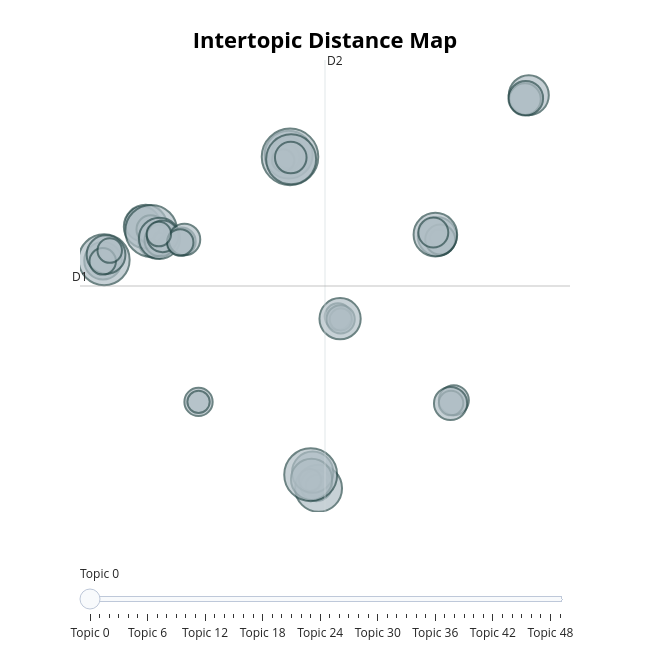

This figure's notebook cell:
### Code cell
topic_model.visualize_topics()

### Figure 1 — Plotly figure (JSON) as saved in the notebook; plotly's stock layout.template omitted (floating-point values rounded to 4 significant figures; data arrays with more than 128 entries replaced by an {"elided": "..."} marker saying what was removed)
{"data": [{"customdata": {"elided": "50x3 mixed values"}, "hovertemplate": "<b>Topic %{customdata[0]}</b><br>%{customdata[1]}<br>Size: %{customdata[2]}", "legendgroup": "", "marker": {"color": "#B0BEC5", "line": {"color": "DarkSlateGrey", "width": 2}, "size": [1, 3, 5, 2, 15, 12, 14, 10, 14, 19, 7, 22, 8, 27, 10, 10, 26, 23, 9, 17, 15, 19, 7, 16, 9, 9, 7, 6, 5, 32, 10, 6, 11, 25, 8, 10, 7, 10, 5, 8, 6, 8, 5, 5, 17, 17, 10, 12, 17, 28], "sizemode": "area", "sizeref": 0.02, "symbol": "circle"}, "mode": "markers", "name": "", "orientation": "v", "showlegend": false, "type": "scatter", "x": [-7.57, 14.61, 4.953, -11.67, 14.51, -8.83, -7.733, 4.921, -11.99, -8.608, 2.568, 5.102, -8.212, -8.164, 2.657, -7.443, -11.9, 2.728, 14.74, -7.506, -11.75, 14.36, -12.01, 21.77, 14.2, 15.82, 6.64, -11.45, 2.294, 2.837, -7.255, 15.6, 15.56, 2.926, -5.761, -5.531, -5.868, 2.896, 6.869, 6.851, -7.56, -4.415, -4.414, 4.43, 6.806, 4.631, 21.46, 21.52, 4.545, 4.477], "xaxis": "x", "y": [7.288, 7.241, -12.26, 6.03, 7.349, 8.324, 7.088, -12.23, 5.448, 8.127, 13.56, -12.45, 7.904, 7.791, 13.95, 7.038, 5.527, 13.79, 7.11, 7.211, 5.927, 7.498, 5.4, 18.47, 7.663, -5.524, 1.052, 6.25, 13.34, 13.62, 7.364, -5.747, -5.786, 13.42, 6.954, 7.118, 6.89, 13.56, 0.8231, 0.8413, 7.546, -5.656, -5.653, -11.81, 0.8857, -11.19, 18.16, 18.22, -11.75, -11.38], "yaxis": "y"}], "layout": {"annotations": [{"showarrow": false, "text": "D1", "x": -13.81, "y": 3.459, "yshift": 10}, {"showarrow": false, "text": "D2", "x": 5.611, "xshift": 10, "y": 21.24}], "height": 650, "hoverlabel": {"bgcolor": "white", "font": {"family": "Rockwell", "size": 16}}, "legend": {"itemsizing": "constant", "tracegroupgap": 0}, "margin": {"t": 60}, "shapes": [{"line": {"color": "#CFD8DC", "width": 2}, "type": "line", "x0": 5.611, "x1": 5.611, "y0": -14.32, "y1": 21.24}, {"line": {"color": "#9E9E9E", "width": 2}, "type": "line", "x0": -13.81, "x1": 25.03, "y0": 3.459, "y1": 3.459}], "sliders": [{"active": 0, "pad": {"t": 50}, "steps": [{"args": [{"marker.color": [["red", "#B0BEC5", "#B0BEC5", "#B0BEC5", "#B0BEC5", "#B0BEC5", "#B0BEC5", "#B0BEC5", "#B0BEC5", "#B0BEC5", "#B0BEC5", "#B0BEC5", "#B0BEC5", "#B0BEC5", "#B0BEC5", "#B0BEC5", "#B0BEC5", "#B0BEC5", "#B0BEC5", "#B0BEC5", "#B0BEC5", "#B0BEC5", "#B0BEC5", "#B0BEC5", "#B0BEC5", "#B0BEC5", "#B0BEC5", "#B0BEC5", "#B0BEC5", "#B0BEC5", "#B0BEC5", "#B0BEC5", "#B0BEC5", "#B0BEC5", "#B0BEC5", "#B0BEC5", "#B0BEC5", "#B0BEC5", "#B0BEC5", "#B0BEC5", "#B0BEC5", "#B0BEC5", "#B0BEC5", "#B0BEC5", "#B0BEC5", "#B0BEC5", "#B0BEC5", "#B0BEC5", "#B0BEC5", "#B0BEC5"]]}], "label": "Topic 0", "method": "update"}, {"args": [{"marker.color": [["#B0BEC5", "red", "#B0BEC5", "#B0BEC5", "#B0BEC5", "#B0BEC5", "#B0BEC5", "#B0BEC5", "#B0BEC5", "#B0BEC5", "#B0BEC5", "#B0BEC5", "#B0BEC5", "#B0BEC5", "#B0BEC5", "#B0BEC5", "#B0BEC5", "#B0BEC5", "#B0BEC5", "#B0BEC5", "#B0BEC5", "#B0BEC5", "#B0BEC5", "#B0BEC5", "#B0BEC5", "#B0BEC5", "#B0BEC5", "#B0BEC5", "#B0BEC5", "#B0BEC5", "#B0BEC5", "#B0BEC5", "#B0BEC5", "#B0BEC5", "#B0BEC5", "#B0BEC5", "#B0BEC5", "#B0BEC5", "#B0BEC5", "#B0BEC5", "#B0BEC5", "#B0BEC5", "#B0BEC5", "#B0BEC5", "#B0BEC5", "#B0BEC5", "#B0BEC5", "#B0BEC5", "#B0BEC5", "#B0BEC5"]]}], "label": "Topic 1", "method": "update"}, {"args": [{"marker.color": [["#B0BEC5", "#B0BEC5", "red", "#B0BEC5", "#B0BEC5", "#B0BEC5", "#B0BEC5", "#B0BEC5", "#B0BEC5", "#B0BEC5", "#B0BEC5", "#B0BEC5", "#B0BEC5", "#B0BEC5", "#B0BEC5", "#B0BEC5", "#B0BEC5", "#B0BEC5", "#B0BEC5", "#B0BEC5", "#B0BEC5", "#B0BEC5", "#B0BEC5", "#B0BEC5", "#B0BEC5", "#B0BEC5", "#B0BEC5", "#B0BEC5", "#B0BEC5", "#B0BEC5", "#B0BEC5", "#B0BEC5", "#B0BEC5", "#B0BEC5", "#B0BEC5", "#B0BEC5", "#B0BEC5", "#B0BEC5", "#B0BEC5", "#B0BEC5", "#B0BEC5", "#B0BEC5", "#B0BEC5", "#B0BEC5", "#B0BEC5", "#B0BEC5", "#B0BEC5", "#B0BEC5", "#B0BEC5", "#B0BEC5"]]}], "label": "Topic 2", "method": "update"}, {"args": [{"marker.color": [["#B0BEC5", "#B0BEC5", "#B0BEC5", "red", "#B0BEC5", "#B0BEC5", "#B0BEC5", "#B0BEC5", "#B0BEC5", "#B0BEC5", "#B0BEC5", "#B0BEC5", "#B0BEC5", "#B0BEC5", "#B0BEC5", "#B0BEC5", "#B0BEC5", "#B0BEC5", "#B0BEC5", "#B0BEC5", "#B0BEC5", "#B0BEC5", "#B0BEC5", "#B0BEC5", "#B0BEC5", "#B0BEC5", "#B0BEC5", "#B0BEC5", "#B0BEC5", "#B0BEC5", "#B0BEC5", "#B0BEC5", "#B0BEC5", "#B0BEC5", "#B0BEC5", "#B0BEC5", "#B0BEC5", "#B0BEC5", "#B0BEC5", "#B0BEC5", "#B0BEC5", "#B0BEC5", "#B0BEC5", "#B0BEC5", "#B0BEC5", "#B0BEC5", "#B0BEC5", "#B0BEC5", "#B0BEC5", "#B0BEC5"]]}], "label": "Topic 3", "method": "update"}, {"args": [{"marker.color": [["#B0BEC5", "#B0BEC5", "#B0BEC5", "#B0BEC5", "red", "#B0BEC5", "#B0BEC5", "#B0BEC5", "#B0BEC5", "#B0BEC5", "#B0BEC5", "#B0BEC5", "#B0BEC5", "#B0BEC5", "#B0BEC5", "#B0BEC5", "#B0BEC5", "#B0BEC5", "#B0BEC5", "#B0BEC5", "#B0BEC5", "#B0BEC5", "#B0BEC5", "#B0BEC5", "#B0BEC5", "#B0BEC5", "#B0BEC5", "#B0BEC5", "#B0BEC5", "#B0BEC5", "#B0BEC5", "#B0BEC5", "#B0BEC5", "#B0BEC5", "#B0BEC5", "#B0BEC5", "#B0BEC5", "#B0BEC5", "#B0BEC5", "#B0BEC5", "#B0BEC5", "#B0BEC5", "#B0BEC5", "#B0BEC5", "#B0BEC5", "#B0BEC5", "#B0BEC5", "#B0BEC5", "#B0BEC5", "#B0BEC5"]]}], "label": "Topic 4", "method": "update"}, {"args": [{"marker.color": [["#B0BEC5", "#B0BEC5", "#B0BEC5", "#B0BEC5", "#B0BEC5", "red", "#B0BEC5", "#B0BEC5", "#B0BEC5", "#B0BEC5", "#B0BEC5", "#B0BEC5", "#B0BEC5", "#B0BEC5", "#B0BEC5", "#B0BEC5", "#B0BEC5", "#B0BEC5", "#B0BEC5", "#B0BEC5", "#B0BEC5", "#B0BEC5", "#B0BEC5", "#B0BEC5", "#B0BEC5", "#B0BEC5", "#B0BEC5", "#B0BEC5", "#B0BEC5", "#B0BEC5", "#B0BEC5", "#B0BEC5", "#B0BEC5", "#B0BEC5", "#B0BEC5", "#B0BEC5", "#B0BEC5", "#B0BEC5", "#B0BEC5", "#B0BEC5", "#B0BEC5", "#B0BEC5", "#B0BEC5", "#B0BEC5", "#B0BEC5", "#B0BEC5", "#B0BEC5", "#B0BEC5", "#B0BEC5", "#B0BEC5"]]}], "label": "Topic 5", "method": "update"}, {"args": [{"marker.color": [["#B0BEC5", "#B0BEC5", "#B0BEC5", "#B0BEC5", "#B0BEC5", "#B0BEC5", "red", "#B0BEC5", "#B0BEC5", "#B0BEC5", "#B0BEC5", "#B0BEC5", "#B0BEC5", "#B0BEC5", "#B0BEC5", "#B0BEC5", "#B0BEC5", "#B0BEC5", "#B0BEC5", "#B0BEC5", "#B0BEC5", "#B0BEC5", "#B0BEC5", "#B0BEC5", "#B0BEC5", "#B0BEC5", "#B0BEC5", "#B0BEC5", "#B0BEC5", "#B0BEC5", "#B0BEC5", "#B0BEC5", "#B0BEC5", "#B0BEC5", "#B0BEC5", "#B0BEC5", "#B0BEC5", "#B0BEC5", "#B0BEC5", "#B0BEC5", "#B0BEC5", "#B0BEC5", "#B0BEC5", "#B0BEC5", "#B0BEC5", "#B0BEC5", "#B0BEC5", "#B0BEC5", "#B0BEC5", "#B0BEC5"]]}], "label": "Topic 6", "method": "update"}, {"args": [{"marker.color": [["#B0BEC5", "#B0BEC5", "#B0BEC5", "#B0BEC5", "#B0BEC5", "#B0BEC5", "#B0BEC5", "red", "#B0BEC5", "#B0BEC5", "#B0BEC5", "#B0BEC5", "#B0BEC5", "#B0BEC5", "#B0BEC5", "#B0BEC5", "#B0BEC5", "#B0BEC5", "#B0BEC5", "#B0BEC5", "#B0BEC5", "#B0BEC5", "#B0BEC5", "#B0BEC5", "#B0BEC5", "#B0BEC5", "#B0BEC5", "#B0BEC5", "#B0BEC5", "#B0BEC5", "#B0BEC5", "#B0BEC5", "#B0BEC5", "#B0BEC5", "#B0BEC5", "#B0BEC5", "#B0BEC5", "#B0BEC5", "#B0BEC5", "#B0BEC5", "#B0BEC5", "#B0BEC5", "#B0BEC5", "#B0BEC5", "#B0BEC5", "#B0BEC5", "#B0BEC5", "#B0BEC5", "#B0BEC5", "#B0BEC5"]]}], "label": "Topic 7", "method": "update"}, {"args": [{"marker.color": [["#B0BEC5", "#B0BEC5", "#B0BEC5", "#B0BEC5", "#B0BEC5", "#B0BEC5", "#B0BEC5", "#B0BEC5", "red", "#B0BEC5", "#B0BEC5", "#B0BEC5", "#B0BEC5", "#B0BEC5", "#B0BEC5", "#B0BEC5", "#B0BEC5", "#B0BEC5", "#B0BEC5", "#B0BEC5", "#B0BEC5", "#B0BEC5", "#B0BEC5", "#B0BEC5", "#B0BEC5", "#B0BEC5", "#B0BEC5", "#B0BEC5", "#B0BEC5", "#B0BEC5", "#B0BEC5", "#B0BEC5", "#B0BEC5", "#B0BEC5", "#B0BEC5", "#B0BEC5", "#B0BEC5", "#B0BEC5", "#B0BEC5", "#B0BEC5", "#B0BEC5", "#B0BEC5", "#B0BEC5", "#B0BEC5", "#B0BEC5", "#B0BEC5", "#B0BEC5", "#B0BEC5", "#B0BEC5", "#B0BEC5"]]}], "label": "Topic 8", "method": "update"}, {"args": [{"marker.color": [["#B0BEC5", "#B0BEC5", "#B0BEC5", "#B0BEC5", "#B0BEC5", "#B0BEC5", "#B0BEC5", "#B0BEC5", "#B0BEC5", "red", "#B0BEC5", "#B0BEC5", "#B0BEC5", "#B0BEC5", "#B0BEC5", "#B0BEC5", "#B0BEC5", "#B0BEC5", "#B0BEC5", "#B0BEC5", "#B0BEC5", "#B0BEC5", "#B0BEC5", "#B0BEC5", "#B0BEC5", "#B0BEC5", "#B0BEC5", "#B0BEC5", "#B0BEC5", "#B0BEC5", "#B0BEC5", "#B0BEC5", "#B0BEC5", "#B0BEC5", "#B0BEC5", "#B0BEC5", "#B0BEC5", "#B0BEC5", "#B0BEC5", "#B0BEC5", "#B0BEC5", "#B0BEC5", "#B0BEC5", "#B0BEC5", "#B0BEC5", "#B0BEC5", "#B0BEC5", "#B0BEC5", "#B0BEC5", "#B0BEC5"]]}], "label": "Topic 9", "method": "update"}, {"args": [{"marker.color": [["#B0BEC5", "#B0BEC5", "#B0BEC5", "#B0BEC5", "#B0BEC5", "#B0BEC5", "#B0BEC5", "#B0BEC5", "#B0BEC5", "#B0BEC5", "red", "#B0BEC5", "#B0BEC5", "#B0BEC5", "#B0BEC5", "#B0BEC5", "#B0BEC5", "#B0BEC5", "#B0BEC5", "#B0BEC5", "#B0BEC5", "#B0BEC5", "#B0BEC5", "#B0BEC5", "#B0BEC5", "#B0BEC5", "#B0BEC5", "#B0BEC5", "#B0BEC5", "#B0BEC5", "#B0BEC5", "#B0BEC5", "#B0BEC5", "#B0BEC5", "#B0BEC5", "#B0BEC5", "#B0BEC5", "#B0BEC5", "#B0BEC5", "#B0BEC5", "#B0BEC5", "#B0BEC5", "#B0BEC5", "#B0BEC5", "#B0BEC5", "#B0BEC5", "#B0BEC5", "#B0BEC5", "#B0BEC5", "#B0BEC5"]]}], "label": "Topic 10", "method": "update"}, {"args": [{"marker.color": [["#B0BEC5", "#B0BEC5", "#B0BEC5", "#B0BEC5", "#B0BEC5", "#B0BEC5", "#B0BEC5", "#B0BEC5", "#B0BEC5", "#B0BEC5", "#B0BEC5", "red", "#B0BEC5", "#B0BEC5", "#B0BEC5", "#B0BEC5", "#B0BEC5", "#B0BEC5", "#B0BEC5", "#B0BEC5", "#B0BEC5", "#B0BEC5", "#B0BEC5", "#B0BEC5", "#B0BEC5", "#B0BEC5", "#B0BEC5", "#B0BEC5", "#B0BEC5", "#B0BEC5", "#B0BEC5", "#B0BEC5", "#B0BEC5", "#B0BEC5", "#B0BEC5", "#B0BEC5", "#B0BEC5", "#B0BEC5", "#B0BEC5", "#B0BEC5", "#B0BEC5", "#B0BEC5", "#B0BEC5", "#B0BEC5", "#B0BEC5", "#B0BEC5", "#B0BEC5", "#B0BEC5", "#B0BEC5", "#B0BEC5"]]}], "label": "Topic 11", "method": "update"}, {"args": [{"marker.color": [["#B0BEC5", "#B0BEC5", "#B0BEC5", "#B0BEC5", "#B0BEC5", "#B0BEC5", "#B0BEC5", "#B0BEC5", "#B0BEC5", "#B0BEC5", "#B0BEC5", "#B0BEC5", "red", "#B0BEC5", "#B0BEC5", "#B0BEC5", "#B0BEC5", "#B0BEC5", "#B0BEC5", "#B0BEC5", "#B0BEC5", "#B0BEC5", "#B0BEC5", "#B0BEC5", "#B0BEC5", "#B0BEC5", "#B0BEC5", "#B0BEC5", "#B0BEC5", "#B0BEC5", "#B0BEC5", "#B0BEC5", "#B0BEC5", "#B0BEC5", "#B0BEC5", "#B0BEC5", "#B0BEC5", "#B0BEC5", "#B0BEC5", "#B0BEC5", "#B0BEC5", "#B0BEC5", "#B0BEC5", "#B0BEC5", "#B0BEC5", "#B0BEC5", "#B0BEC5", "#B0BEC5", "#B0BEC5", "#B0BEC5"]]}], "label": "Topic 12", "method": "update"}, {"args": [{"marker.color": [["#B0BEC5", "#B0BEC5", "#B0BEC5", "#B0BEC5", "#B0BEC5", "#B0BEC5", "#B0BEC5", "#B0BEC5", "#B0BEC5", "#B0BEC5", "#B0BEC5", "#B0BEC5", "#B0BEC5", "red", "#B0BEC5", "#B0BEC5", "#B0BEC5", "#B0BEC5", "#B0BEC5", "#B0BEC5", "#B0BEC5", "#B0BEC5", "#B0BEC5", "#B0BEC5", "#B0BEC5", "#B0BEC5", "#B0BEC5", "#B0BEC5", "#B0BEC5", "#B0BEC5", "#B0BEC5", "#B0BEC5", "#B0BEC5", "#B0BEC5", "#B0BEC5", "#B0BEC5", "#B0BEC5", "#B0BEC5", "#B0BEC5", "#B0BEC5", "#B0BEC5", "#B0BEC5", "#B0BEC5", "#B0BEC5", "#B0BEC5", "#B0BEC5", "#B0BEC5", "#B0BEC5", "#B0BEC5", "#B0BEC5"]]}], "label": "Topic 13", "method": "update"}, {"args": [{"marker.color": [["#B0BEC5", "#B0BEC5", "#B0BEC5", "#B0BEC5", "#B0BEC5", "#B0BEC5", "#B0BEC5", "#B0BEC5", "#B0BEC5", "#B0BEC5", "#B0BEC5", "#B0BEC5", "#B0BEC5", "#B0BEC5", "red", "#B0BEC5", "#B0BEC5", "#B0BEC5", "#B0BEC5", "#B0BEC5", "#B0BEC5", "#B0BEC5", "#B0BEC5", "#B0BEC5", "#B0BEC5", "#B0BEC5", "#B0BEC5", "#B0BEC5", "#B0BEC5", "#B0BEC5", "#B0BEC5", "#B0BEC5", "#B0BEC5", "#B0BEC5", "#B0BEC5", "#B0BEC5", "#B0BEC5", "#B0BEC5", "#B0BEC5", "#B0BEC5", "#B0BEC5", "#B0BEC5", "#B0BEC5", "#B0BEC5", "#B0BEC5", "#B0BEC5", "#B0BEC5", "#B0BEC5", "#B0BEC5", "#B0BEC5"]]}], "label": "Topic 14", "method": "update"}, {"args": [{"marker.color": [["#B0BEC5", "#B0BEC5", "#B0BEC5", "#B0BEC5", "#B0BEC5", "#B0BEC5", "#B0BEC5", "#B0BEC5", "#B0BEC5", "#B0BEC5", "#B0BEC5", "#B0BEC5", "#B0BEC5", "#B0BEC5", "#B0BEC5", "red", "#B0BEC5", "#B0BEC5", "#B0BEC5", "#B0BEC5", "#B0BEC5", "#B0BEC5", "#B0BEC5", "#B0BEC5", "#B0BEC5", "#B0BEC5", "#B0BEC5", "#B0BEC5", "#B0BEC5", "#B0BEC5", "#B0BEC5", "#B0BEC5", "#B0BEC5", "#B0BEC5", "#B0BEC5", "#B0BEC5", "#B0BEC5", "#B0BEC5", "#B0BEC5", "#B0BEC5", "#B0BEC5", "#B0BEC5", "#B0BEC5", "#B0BEC5", "#B0BEC5", "#B0BEC5", "#B0BEC5", "#B0BEC5", "#B0BEC5", "#B0BEC5"]]}], "label": "Topic 15", "method": "update"}, {"args": [{"marker.color": [["#B0BEC5", "#B0BEC5", "#B0BEC5", "#B0BEC5", "#B0BEC5", "#B0BEC5", "#B0BEC5", "#B0BEC5", "#B0BEC5", "#B0BEC5", "#B0BEC5", "#B0BEC5", "#B0BEC5", "#B0BEC5", "#B0BEC5", "#B0BEC5", "red", "#B0BEC5", "#B0BEC5", "#B0BEC5", "#B0BEC5", "#B0BEC5", "#B0BEC5", "#B0BEC5", "#B0BEC5", "#B0BEC5", "#B0BEC5", "#B0BEC5", "#B0BEC5", "#B0BEC5", "#B0BEC5", "#B0BEC5", "#B0BEC5", "#B0BEC5", "#B0BEC5", "#B0BEC5", "#B0BEC5", "#B0BEC5", "#B0BEC5", "#B0BEC5", "#B0BEC5", "#B0BEC5", "#B0BEC5", "#B0BEC5", "#B0BEC5", "#B0BEC5", "#B0BEC5", "#B0BEC5", "#B0BEC5", "#B0BEC5"]]}], "label": "Topic 16", "method": "update"}, {"args": [{"marker.color": [["#B0BEC5", "#B0BEC5", "#B0BEC5", "#B0BEC5", "#B0BEC5", "#B0BEC5", "#B0BEC5", "#B0BEC5", "#B0BEC5", "#B0BEC5", "#B0BEC5", "#B0BEC5", "#B0BEC5", "#B0BEC5", "#B0BEC5", "#B0BEC5", "#B0BEC5", "red", "#B0BEC5", "#B0BEC5", "#B0BEC5", "#B0BEC5", "#B0BEC5", "#B0BEC5", "#B0BEC5", "#B0BEC5", "#B0BEC5", "#B0BEC5", "#B0BEC5", "#B0BEC5", "#B0BEC5", "#B0BEC5", "#B0BEC5", "#B0BEC5", "#B0BEC5", "#B0BEC5", "#B0BEC5", "#B0BEC5", "#B0BEC5", "#B0BEC5", "#B0BEC5", "#B0BEC5", "#B0BEC5", "#B0BEC5", "#B0BEC5", "#B0BEC5", "#B0BEC5", "#B0BEC5", "#B0BEC5", "#B0BEC5"]]}], "label": "Topic 17", "method": "update"}, {"args": [{"marker.color": [["#B0BEC5", "#B0BEC5", "#B0BEC5", "#B0BEC5", "#B0BEC5", "#B0BEC5", "#B0BEC5", "#B0BEC5", "#B0BEC5", "#B0BEC5", "#B0BEC5", "#B0BEC5", "#B0BEC5", "#B0BEC5", "#B0BEC5", "#B0BEC5", "#B0BEC5", "#B0BEC5", "red", "#B0BEC5", "#B0BEC5", "#B0BEC5", "#B0BEC5", "#B0BEC5", "#B0BEC5", "#B0BEC5", "#B0BEC5", "#B0BEC5", "#B0BEC5", "#B0BEC5", "#B0BEC5", "#B0BEC5", "#B0BEC5", "#B0BEC5", "#B0BEC5", "#B0BEC5", "#B0BEC5", "#B0BEC5", "#B0BEC5", "#B0BEC5", "#B0BEC5", "#B0BEC5", "#B0BEC5", "#B0BEC5", "#B0BEC5", "#B0BEC5", "#B0BEC5", "#B0BEC5", "#B0BEC5", "#B0BEC5"]]}], "label": "Topic 18", "method": "update"}, {"args": [{"marker.color": [["#B0BEC5", "#B0BEC5", "#B0BEC5", "#B0BEC5", "#B0BEC5", "#B0BEC5", "#B0BEC5", "#B0BEC5", "#B0BEC5", "#B0BEC5", "#B0BEC5", "#B0BEC5", "#B0BEC5", "#B0BEC5", "#B0BEC5", "#B0BEC5", "#B0BEC5", "#B0BEC5", "#B0BEC5", "red", "#B0BEC5", "#B0BEC5", "#B0BEC5", "#B0BEC5", "#B0BEC5", "#B0BEC5", "#B0BEC5", "#B0BEC5", "#B0BEC5", "#B0BEC5", "#B0BEC5", "#B0BEC5", "#B0BEC5", "#B0BEC5", "#B0BEC5", "#B0BEC5", "#B0BEC5", "#B0BEC5", "#B0BEC5", "#B0BEC5", "#B0BEC5", "#B0BEC5", "#B0BEC5", "#B0BEC5", "#B0BEC5", "#B0BEC5", "#B0BEC5", "#B0BEC5", "#B0BEC5", "#B0BEC5"]]}], "label": "Topic 19", "method": "update"}, {"args": [{"marker.color": [["#B0BEC5", "#B0BEC5", "#B0BEC5", "#B0BEC5", "#B0BEC5", "#B0BEC5", "#B0BEC5", "#B0BEC5", "#B0BEC5", "#B0BEC5", "#B0BEC5", "#B0BEC5", "#B0BEC5", "#B0BEC5", "#B0BEC5", "#B0BEC5", "#B0BEC5", "#B0BEC5", "#B0BEC5", "#B0BEC5", "red", "#B0BEC5", "#B0BEC5", "#B0BEC5", "#B0BEC5", "#B0BEC5", "#B0BEC5", "#B0BEC5", "#B0BEC5", "#B0BEC5", "#B0BEC5", "#B0BEC5", "#B0BEC5", "#B0BEC5", "#B0BEC5", "#B0BEC5", "#B0BEC5", "#B0BEC5", "#B0BEC5", "#B0BEC5", "#B0BEC5", "#B0BEC5", "#B0BEC5", "#B0BEC5", "#B0BEC5", "#B0BEC5", "#B0BEC5", "#B0BEC5", "#B0BEC5", "#B0BEC5"]]}], "label": "Topic 20", "method": "update"}, {"args": [{"marker.color": [["#B0BEC5", "#B0BEC5", "#B0BEC5", "#B0BEC5", "#B0BEC5", "#B0BEC5", "#B0BEC5", "#B0BEC5", "#B0BEC5", "#B0BEC5", "#B0BEC5", "#B0BEC5", "#B0BEC5", "#B0BEC5", "#B0BEC5", "#B0BEC5", "#B0BEC5", "#B0BEC5", "#B0BEC5", "#B0BEC5", "#B0BEC5", "red", "#B0BEC5", "#B0BEC5", "#B0BEC5", "#B0BEC5", "#B0BEC5", "#B0BEC5", "#B0BEC5", "#B0BEC5", "#B0BEC5", "#B0BEC5", "#B0BEC5", "#B0BEC5", "#B0BEC5", "#B0BEC5", "#B0BEC5", "#B0BEC5", "#B0BEC5", "#B0BEC5", "#B0BEC5", "#B0BEC5", "#B0BEC5", "#B0BEC5", "#B0BEC5", "#B0BEC5", "#B0BEC5", "#B0BEC5", "#B0BEC5", "#B0BEC5"]]}], "label": "Topic 21", "method": "update"}, {"args": [{"marker.color": [["#B0BEC5", "#B0BEC5", "#B0BEC5", "#B0BEC5", "#B0BEC5", "#B0BEC5", "#B0BEC5", "#B0BEC5", "#B0BEC5", "#B0BEC5", "#B0BEC5", "#B0BEC5", "#B0BEC5", "#B0BEC5", "#B0BEC5", "#B0BEC5", "#B0BEC5", "#B0BEC5", "#B0BEC5", "#B0BEC5", "#B0BEC5", "#B0BEC5", "red", "#B0BEC5", "#B0BEC5", "#B0BEC5", "#B0BEC5", "#B0BEC5", "#B0BEC5", "#B0BEC5", "#B0BEC5", "#B0BEC5", "#B0BEC5", "#B0BEC5", "#B0BEC5", "#B0BEC5", "#B0BEC5", "#B0BEC5", "#B0BEC5", "#B0BEC5", "#B0BEC5", "#B0BEC5", "#B0BEC5", "#B0BEC5", "#B0BEC5", "#B0BEC5", "#B0BEC5", "#B0BEC5", "#B0BEC5", "#B0BEC5"]]}], "label": "Topic 22", "method": "update"}, {"args": [{"marker.color": [["#B0BEC5", "#B0BEC5", "#B0BEC5", "#B0BEC5", "#B0BEC5", "#B0BEC5", "#B0BEC5", "#B0BEC5", "#B0BEC5", "#B0BEC5", "#B0BEC5", "#B0BEC5", "#B0BEC5", "#B0BEC5", "#B0BEC5", "#B0BEC5", "#B0BEC5", "#B0BEC5", "#B0BEC5", "#B0BEC5", "#B0BEC5", "#B0BEC5", "#B0BEC5", "red", "#B0BEC5", "#B0BEC5", "#B0BEC5", "#B0BEC5", "#B0BEC5", "#B0BEC5", "#B0BEC5", "#B0BEC5", "#B0BEC5", "#B0BEC5", "#B0BEC5", "#B0BEC5", "#B0BEC5", "#B0BEC5", "#B0BEC5", "#B0BEC5", "#B0BEC5", "#B0BEC5", "#B0BEC5", "#B0BEC5", "#B0BEC5", "#B0BEC5", "#B0BEC5", "#B0BEC5", "#B0BEC5", "#B0BEC5"]]}], "label": "Topic 23", "method": "update"}, {"args": [{"marker.color": [["#B0BEC5", "#B0BEC5", "#B0BEC5", "#B0BEC5", "#B0BEC5", "#B0BEC5", "#B0BEC5", "#B0BEC5", "#B0BEC5", "#B0BEC5", "#B0BEC5", "#B0BEC5", "#B0BEC5", "#B0BEC5", "#B0BEC5", "#B0BEC5", "#B0BEC5", "#B0BEC5", "#B0BEC5", "#B0BEC5", "#B0BEC5", "#B0BEC5", "#B0BEC5", "#B0BEC5", "red", "#B0BEC5", "#B0BEC5", "#B0BEC5", "#B0BEC5", "#B0BEC5", "#B0BEC5", "#B0BEC5", "#B0BEC5", "#B0BEC5", "#B0BEC5", "#B0BEC5", "#B0BEC5", "#B0BEC5", "#B0BEC5", "#B0BEC5", "#B0BEC5", "#B0BEC5", "#B0BEC5", "#B0BEC5", "#B0BEC5", "#B0BEC5", "#B0BEC5", "#B0BEC5", "#B0BEC5", "#B0BEC5"]]}], "label": "Topic 24", "method": "update"}, {"args": [{"marker.color": [["#B0BEC5", "#B0BEC5", "#B0BEC5", "#B0BEC5", "#B0BEC5", "#B0BEC5", "#B0BEC5", "#B0BEC5", "#B0BEC5", "#B0BEC5", "#B0BEC5", "#B0BEC5", "#B0BEC5", "#B0BEC5", "#B0BEC5", "#B0BEC5", "#B0BEC5", "#B0BEC5", "#B0BEC5", "#B0BEC5", "#B0BEC5", "#B0BEC5", "#B0BEC5", "#B0BEC5", "#B0BEC5", "red", "#B0BEC5", "#B0BEC5", "#B0BEC5", "#B0BEC5", "#B0BEC5", "#B0BEC5", "#B0BEC5", "#B0BEC5", "#B0BEC5", "#B0BEC5", "#B0BEC5", "#B0BEC5", "#B0BEC5", "#B0BEC5", "#B0BEC5", "#B0BEC5", "#B0BEC5", "#B0BEC5", "#B0BEC5", "#B0BEC5", "#B0BEC5", "#B0BEC5", "#B0BEC5", "#B0BEC5"]]}], "label": "Topic 25", "method": "update"}, {"args": [{"marker.color": [["#B0BEC5", "#B0BEC5", "#B0BEC5", "#B0BEC5", "#B0BEC5", "#B0BEC5", "#B0BEC5", "#B0BEC5", "#B0BEC5", "#B0BEC5", "#B0BEC5", "#B0BEC5", "#B0BEC5", "#B0BEC5", "#B0BEC5", "#B0BEC5", "#B0BEC5", "#B0BEC5", "#B0BEC5", "#B0BEC5", "#B0BEC5", "#B0BEC5", "#B0BEC5", "#B0BEC5", "#B0BEC5", "#B0BEC5", "red", "#B0BEC5", "#B0BEC5", "#B0BEC5", "#B0BEC5", "#B0BEC5", "#B0BEC5", "#B0BEC5", "#B0BEC5", "#B0BEC5", "#B0BEC5", "#B0BEC5", "#B0BEC5", "#B0BEC5", "#B0BEC5", "#B0BEC5", "#B0BEC5", "#B0BEC5", "#B0BEC5", "#B0BEC5", "#B0BEC5", "#B0BEC5", "#B0BEC5", "#B0BEC5"]]}], "label": "Topic 26", "method": "update"}, {"args": [{"marker.color": [["#B0BEC5", "#B0BEC5", "#B0BEC5", "#B0BEC5", "#B0BEC5", "#B0BEC5", "#B0BEC5", "#B0BEC5", "#B0BEC5", "#B0BEC5", "#B0BEC5", "#B0BEC5", "#B0BEC5", "#B0BEC5", "#B0BEC5", "#B0BEC5", "#B0BEC5", "#B0BEC5", "#B0BEC5", "#B0BEC5", "#B0BEC5", "#B0BEC5", "#B0BEC5", "#B0BEC5", "#B0BEC5", "#B0BEC5", "#B0BEC5", "red", "#B0BEC5", "#B0BEC5", "#B0BEC5", "#B0BEC5", "#B0BEC5", "#B0BEC5", "#B0BEC5", "#B0BEC5", "#B0BEC5", "#B0BEC5", "#B0BEC5", "#B0BEC5", "#B0BEC5", "#B0BEC5", "#B0BEC5", "#B0BEC5", "#B0BEC5", "#B0BEC5", "#B0BEC5", "#B0BEC5", "#B0BEC5", "#B0BEC5"]]}], "label": "Topic 27", "method": "update"}, {"args": [{"marker.color": [["#B0BEC5", "#B0BEC5", "#B0BEC5", "#B0BEC5", "#B0BEC5", "#B0BEC5", "#B0BEC5", "#B0BEC5", "#B0BEC5", "#B0BEC5", "#B0BEC5", "#B0BEC5", "#B0BEC5", "#B0BEC5", "#B0BEC5", "#B0BEC5", "#B0BEC5", "#B0BEC5", "#B0BEC5", "#B0BEC5", "#B0BEC5", "#B0BEC5", "#B0BEC5", "#B0BEC5", "#B0BEC5", "#B0BEC5", "#B0BEC5", "#B0BEC5", "red", "#B0BEC5", "#B0BEC5", "#B0BEC5", "#B0BEC5", "#B0BEC5", "#B0BEC5", "#B0BEC5", "#B0BEC5", "#B0BEC5", "#B0BEC5", "#B0BEC5", "#B0BEC5", "#B0BEC5", "#B0BEC5", "#B0BEC5", "#B0BEC5", "#B0BEC5", "#B0BEC5", "#B0BEC5", "#B0BEC5", "#B0BEC5"]]}], "label": "Topic 28", "method": "update"}, {"args": [{"marker.color": [["#B0BEC5", "#B0BEC5", "#B0BEC5", "#B0BEC5", "#B0BEC5", "#B0BEC5", "#B0BEC5", "#B0BEC5", "#B0BEC5", "#B0BEC5", "#B0BEC5", "#B0BEC5", "#B0BEC5", "#B0BEC5", "#B0BEC5", "#B0BEC5", "#B0BEC5", "#B0BEC5", "#B0BEC5", "#B0BEC5", "#B0BEC5", "#B0BEC5", "#B0BEC5", "#B0BEC5", "#B0BEC5", "#B0BEC5", "#B0BEC5", "#B0BEC5", "#B0BEC5", "red", "#B0BEC5", "#B0BEC5", "#B0BEC5", "#B0BEC5", "#B0BEC5", "#B0BEC5", "#B0BEC5", "#B0BEC5", "#B0BEC5", "#B0BEC5", "#B0BEC5", "#B0BEC5", "#B0BEC5", "#B0BEC5", "#B0BEC5", "#B0BEC5", "#B0BEC5", "#B0BEC5", "#B0BEC5", "#B0BEC5"]]}], "label": "Topic 29", "method": "update"}, {"args": [{"marker.color": [["#B0BEC5", "#B0BEC5", "#B0BEC5", "#B0BEC5", "#B0BEC5", "#B0BEC5", "#B0BEC5", "#B0BEC5", "#B0BEC5", "#B0BEC5", "#B0BEC5", "#B0BEC5", "#B0BEC5", "#B0BEC5", "#B0BEC5", "#B0BEC5", "#B0BEC5", "#B0BEC5", "#B0BEC5", "#B0BEC5", "#B0BEC5", "#B0BEC5", "#B0BEC5", "#B0BEC5", "#B0BEC5", "#B0BEC5", "#B0BEC5", "#B0BEC5", "#B0BEC5", "#B0BEC5", "red", "#B0BEC5", "#B0BEC5", "#B0BEC5", "#B0BEC5", "#B0BEC5", "#B0BEC5", "#B0BEC5", "#B0BEC5", "#B0BEC5", "#B0BEC5", "#B0BEC5", "#B0BEC5", "#B0BEC5", "#B0BEC5", "#B0BEC5", "#B0BEC5", "#B0BEC5", "#B0BEC5", "#B0BEC5"]]}], "label": "Topic 30", "method": "update"}, {"args": [{"marker.color": [["#B0BEC5", "#B0BEC5", "#B0BEC5", "#B0BEC5", "#B0BEC5", "#B0BEC5", "#B0BEC5", "#B0BEC5", "#B0BEC5", "#B0BEC5", "#B0BEC5", "#B0BEC5", "#B0BEC5", "#B0BEC5", "#B0BEC5", "#B0BEC5", "#B0BEC5", "#B0BEC5", "#B0BEC5", "#B0BEC5", "#B0BEC5", "#B0BEC5", "#B0BEC5", "#B0BEC5", "#B0BEC5", "#B0BEC5", "#B0BEC5", "#B0BEC5", "#B0BEC5", "#B0BEC5", "#B0BEC5", "red", "#B0BEC5", "#B0BEC5", "#B0BEC5", "#B0BEC5", "#B0BEC5", "#B0BEC5", "#B0BEC5", "#B0BEC5", "#B0BEC5", "#B0BEC5", "#B0BEC5", "#B0BEC5", "#B0BEC5", "#B0BEC5", "#B0BEC5", "#B0BEC5", "#B0BEC5", "#B0BEC5"]]}], "label": "Topic 31", "method": "update"}, {"args": [{"marker.color": [["#B0BEC5", "#B0BEC5", "#B0BEC5", "#B0BEC5", "#B0BEC5", "#B0BEC5", "#B0BEC5", "#B0BEC5", "#B0BEC5", "#B0BEC5", "#B0BEC5", "#B0BEC5", "#B0BEC5", "#B0BEC5", "#B0BEC5", "#B0BEC5", "#B0BEC5", "#B0BEC5", "#B0BEC5", "#B0BEC5", "#B0BEC5", "#B0BEC5", "#B0BEC5", "#B0BEC5", "#B0BEC5", "#B0BEC5", "#B0BEC5", "#B0BEC5", "#B0BEC5", "#B0BEC5", "#B0BEC5", "#B0BEC5", "red", "#B0BEC5", "#B0BEC5", "#B0BEC5", "#B0BEC5", "#B0BEC5", "#B0BEC5", "#B0BEC5", "#B0BEC5", "#B0BEC5", "#B0BEC5", "#B0BEC5", "#B0BEC5", "#B0BEC5", "#B0BEC5", "#B0BEC5", "#B0BEC5", "#B0BEC5"]]}], "label": "Topic 32", "method": "update"}, {"args": [{"marker.color": [["#B0BEC5", "#B0BEC5", "#B0BEC5", "#B0BEC5", "#B0BEC5", "#B0BEC5", "#B0BEC5", "#B0BEC5", "#B0BEC5", "#B0BEC5", "#B0BEC5", "#B0BEC5", "#B0BEC5", "#B0BEC5", "#B0BEC5", "#B0BEC5", "#B0BEC5", "#B0BEC5", "#B0BEC5", "#B0BEC5", "#B0BEC5", "#B0BEC5", "#B0BEC5", "#B0BEC5", "#B0BEC5", "#B0BEC5", "#B0BEC5", "#B0BEC5", "#B0BEC5", "#B0BEC5", "#B0BEC5", "#B0BEC5", "#B0BEC5", "red", "#B0BEC5", "#B0BEC5", "#B0BEC5", "#B0BEC5", "#B0BEC5", "#B0BEC5", "#B0BEC5", "#B0BEC5", "#B0BEC5", "#B0BEC5", "#B0BEC5", "#B0BEC5", "#B0BEC5", "#B0BEC5", "#B0BEC5", "#B0BEC5"]]}], "label": "Topic 33", "method": "update"}, {"args": [{"marker.color": [["#B0BEC5", "#B0BEC5", "#B0BEC5", "#B0BEC5", "#B0BEC5", "#B0BEC5", "#B0BEC5", "#B0BEC5", "#B0BEC5", "#B0BEC5", "#B0BEC5", "#B0BEC5", "#B0BEC5", "#B0BEC5", "#B0BEC5", "#B0BEC5", "#B0BEC5", "#B0BEC5", "#B0BEC5", "#B0BEC5", "#B0BEC5", "#B0BEC5", "#B0BEC5", "#B0BEC5", "#B0BEC5", "#B0BEC5", "#B0BEC5", "#B0BEC5", "#B0BEC5", "#B0BEC5", "#B0BEC5", "#B0BEC5", "#B0BEC5", "#B0BEC5", "red", "#B0BEC5", "#B0BEC5", "#B0BEC5", "#B0BEC5", "#B0BEC5", "#B0BEC5", "#B0BEC5", "#B0BEC5", "#B0BEC5", "#B0BEC5", "#B0BEC5", "#B0BEC5", "#B0BEC5", "#B0BEC5", "#B0BEC5"]]}], "label": "Topic 34", "method": "update"}, {"args": [{"marker.color": [["#B0BEC5", "#B0BEC5", "#B0BEC5", "#B0BEC5", "#B0BEC5", "#B0BEC5", "#B0BEC5", "#B0BEC5", "#B0BEC5", "#B0BEC5", "#B0BEC5", "#B0BEC5", "#B0BEC5", "#B0BEC5", "#B0BEC5", "#B0BEC5", "#B0BEC5", "#B0BEC5", "#B0BEC5", "#B0BEC5", "#B0BEC5", "#B0BEC5", "#B0BEC5", "#B0BEC5", "#B0BEC5", "#B0BEC5", "#B0BEC5", "#B0BEC5", "#B0BEC5", "#B0BEC5", "#B0BEC5", "#B0BEC5", "#B0BEC5", "#B0BEC5", "#B0BEC5", "red", "#B0BEC5", "#B0BEC5", "#B0BEC5", "#B0BEC5", "#B0BEC5", "#B0BEC5", "#B0BEC5", "#B0BEC5", "#B0BEC5", "#B0BEC5", "#B0BEC5", "#B0BEC5", "#B0BEC5", "#B0BEC5"]]}], "label": "Topic 35", "method": "update"}, {"args": [{"marker.color": [["#B0BEC5", "#B0BEC5", "#B0BEC5", "#B0BEC5", "#B0BEC5", "#B0BEC5", "#B0BEC5", "#B0BEC5", "#B0BEC5", "#B0BEC5", "#B0BEC5", "#B0BEC5", "#B0BEC5", "#B0BEC5", "#B0BEC5", "#B0BEC5", "#B0BEC5", "#B0BEC5", "#B0BEC5", "#B0BEC5", "#B0BEC5", "#B0BEC5", "#B0BEC5", "#B0BEC5", "#B0BEC5", "#B0BEC5", "#B0BEC5", "#B0BEC5", "#B0BEC5", "#B0BEC5", "#B0BEC5", "#B0BEC5", "#B0BEC5", "#B0BEC5", "#B0BEC5", "#B0BEC5", "red", "#B0BEC5", "#B0BEC5", "#B0BEC5", "#B0BEC5", "#B0BEC5", "#B0BEC5", "#B0BEC5", "#B0BEC5", "#B0BEC5", "#B0BEC5", "#B0BEC5", "#B0BEC5", "#B0BEC5"]]}], "label": "Topic 36", "method": "update"}, {"args": [{"marker.color": [["#B0BEC5", "#B0BEC5", "#B0BEC5", "#B0BEC5", "#B0BEC5", "#B0BEC5", "#B0BEC5", "#B0BEC5", "#B0BEC5", "#B0BEC5", "#B0BEC5", "#B0BEC5", "#B0BEC5", "#B0BEC5", "#B0BEC5", "#B0BEC5", "#B0BEC5", "#B0BEC5", "#B0BEC5", "#B0BEC5", "#B0BEC5", "#B0BEC5", "#B0BEC5", "#B0BEC5", "#B0BEC5", "#B0BEC5", "#B0BEC5", "#B0BEC5", "#B0BEC5", "#B0BEC5", "#B0BEC5", "#B0BEC5", "#B0BEC5", "#B0BEC5", "#B0BEC5", "#B0BEC5", "#B0BEC5", "red", "#B0BEC5", "#B0BEC5", "#B0BEC5", "#B0BEC5", "#B0BEC5", "#B0BEC5", "#B0BEC5", "#B0BEC5", "#B0BEC5", "#B0BEC5", "#B0BEC5", "#B0BEC5"]]}], "label": "Topic 37", "method": "update"}, {"args": [{"marker.color": [["#B0BEC5", "#B0BEC5", "#B0BEC5", "#B0BEC5", "#B0BEC5", "#B0BEC5", "#B0BEC5", "#B0BEC5", "#B0BEC5", "#B0BEC5", "#B0BEC5", "#B0BEC5", "#B0BEC5", "#B0BEC5", "#B0BEC5", "#B0BEC5", "#B0BEC5", "#B0BEC5", "#B0BEC5", "#B0BEC5", "#B0BEC5", "#B0BEC5", "#B0BEC5", "#B0BEC5", "#B0BEC5", "#B0BEC5", "#B0BEC5", "#B0BEC5", "#B0BEC5", "#B0BEC5", "#B0BEC5", "#B0BEC5", "#B0BEC5", "#B0BEC5", "#B0BEC5", "#B0BEC5", "#B0BEC5", "#B0BEC5", "red", "#B0BEC5", "#B0BEC5", "#B0BEC5", "#B0BEC5", "#B0BEC5", "#B0BEC5", "#B0BEC5", "#B0BEC5", "#B0BEC5", "#B0BEC5", "#B0BEC5"]]}], "label": "Topic 38", "method": "update"}, {"args": [{"marker.color": [["#B0BEC5", "#B0BEC5", "#B0BEC5", "#B0BEC5", "#B0BEC5", "#B0BEC5", "#B0BEC5", "#B0BEC5", "#B0BEC5", "#B0BEC5", "#B0BEC5", "#B0BEC5", "#B0BEC5", "#B0BEC5", "#B0BEC5", "#B0BEC5", "#B0BEC5", "#B0BEC5", "#B0BEC5", "#B0BEC5", "#B0BEC5", "#B0BEC5", "#B0BEC5", "#B0BEC5", "#B0BEC5", "#B0BEC5", "#B0BEC5", "#B0BEC5", "#B0BEC5", "#B0BEC5", "#B0BEC5", "#B0BEC5", "#B0BEC5", "#B0BEC5", "#B0BEC5", "#B0BEC5", "#B0BEC5", "#B0BEC5", "#B0BEC5", "red", "#B0BEC5", "#B0BEC5", "#B0BEC5", "#B0BEC5", "#B0BEC5", "#B0BEC5", "#B0BEC5", "#B0BEC5", "#B0BEC5", "#B0BEC5"]]}], "label": "Topic 39", "method": "update"}, {"args": [{"marker.color": [["#B0BEC5", "#B0BEC5", "#B0BEC5", "#B0BEC5", "#B0BEC5", "#B0BEC5", "#B0BEC5", "#B0BEC5", "#B0BEC5", "#B0BEC5", "#B0BEC5", "#B0BEC5", "#B0BEC5", "#B0BEC5", "#B0BEC5", "#B0BEC5", "#B0BEC5", "#B0BEC5", "#B0BEC5", "#B0BEC5", "#B0BEC5", "#B0BEC5", "#B0BEC5", "#B0BEC5", "#B0BEC5", "#B0BEC5", "#B0BEC5", "#B0BEC5", "#B0BEC5", "#B0BEC5", "#B0BEC5", "#B0BEC5", "#B0BEC5", "#B0BEC5", "#B0BEC5", "#B0BEC5", "#B0BEC5", "#B0BEC5", "#B0BEC5", "#B0BEC5", "red", "#B0BEC5", "#B0BEC5", "#B0BEC5", "#B0BEC5", "#B0BEC5", "#B0BEC5", "#B0BEC5", "#B0BEC5", "#B0BEC5"]]}], "label": "Topic 40", "method": "update"}, {"args": [{"marker.color": [["#B0BEC5", "#B0BEC5", "#B0BEC5", "#B0BEC5", "#B0BEC5", "#B0BEC5", "#B0BEC5", "#B0BEC5", "#B0BEC5", "#B0BEC5", "#B0BEC5", "#B0BEC5", "#B0BEC5", "#B0BEC5", "#B0BEC5", "#B0BEC5", "#B0BEC5", "#B0BEC5", "#B0BEC5", "#B0BEC5", "#B0BEC5", "#B0BEC5", "#B0BEC5", "#B0BEC5", "#B0BEC5", "#B0BEC5", "#B0BEC5", "#B0BEC5", "#B0BEC5", "#B0BEC5", "#B0BEC5", "#B0BEC5", "#B0BEC5", "#B0BEC5", "#B0BEC5", "#B0BEC5", "#B0BEC5", "#B0BEC5", "#B0BEC5", "#B0BEC5", "#B0BEC5", "red", "#B0BEC5", "#B0BEC5", "#B0BEC5", "#B0BEC5", "#B0BEC5", "#B0BEC5", "#B0BEC5", "#B0BEC5"]]}], "label": "Topic 41", "method": "update"}, {"args": [{"marker.color": [["#B0BEC5", "#B0BEC5", "#B0BEC5", "#B0BEC5", "#B0BEC5", "#B0BEC5", "#B0BEC5", "#B0BEC5", "#B0BEC5", "#B0BEC5", "#B0BEC5", "#B0BEC5", "#B0BEC5", "#B0BEC5", "#B0BEC5", "#B0BEC5", "#B0BEC5", "#B0BEC5", "#B0BEC5", "#B0BEC5", "#B0BEC5", "#B0BEC5", "#B0BEC5", "#B0BEC5", "#B0BEC5", "#B0BEC5", "#B0BEC5", "#B0BEC5", "#B0BEC5", "#B0BEC5", "#B0BEC5", "#B0BEC5", "#B0BEC5", "#B0BEC5", "#B0BEC5", "#B0BEC5", "#B0BEC5", "#B0BEC5", "#B0BEC5", "#B0BEC5", "#B0BEC5", "#B0BEC5", "red", "#B0BEC5", "#B0BEC5", "#B0BEC5", "#B0BEC5", "#B0BEC5", "#B0BEC5", "#B0BEC5"]]}], "label": "Topic 42", "method": "update"}, {"args": [{"marker.color": [["#B0BEC5", "#B0BEC5", "#B0BEC5", "#B0BEC5", "#B0BEC5", "#B0BEC5", "#B0BEC5", "#B0BEC5", "#B0BEC5", "#B0BEC5", "#B0BEC5", "#B0BEC5", "#B0BEC5", "#B0BEC5", "#B0BEC5", "#B0BEC5", "#B0BEC5", "#B0BEC5", "#B0BEC5", "#B0BEC5", "#B0BEC5", "#B0BEC5", "#B0BEC5", "#B0BEC5", "#B0BEC5", "#B0BEC5", "#B0BEC5", "#B0BEC5", "#B0BEC5", "#B0BEC5", "#B0BEC5", "#B0BEC5", "#B0BEC5", "#B0BEC5", "#B0BEC5", "#B0BEC5", "#B0BEC5", "#B0BEC5", "#B0BEC5", "#B0BEC5", "#B0BEC5", "#B0BEC5", "#B0BEC5", "red", "#B0BEC5", "#B0BEC5", "#B0BEC5", "#B0BEC5", "#B0BEC5", "#B0BEC5"]]}], "label": "Topic 43", "method": "update"}, {"args": [{"marker.color": [["#B0BEC5", "#B0BEC5", "#B0BEC5", "#B0BEC5", "#B0BEC5", "#B0BEC5", "#B0BEC5", "#B0BEC5", "#B0BEC5", "#B0BEC5", "#B0BEC5", "#B0BEC5", "#B0BEC5", "#B0BEC5", "#B0BEC5", "#B0BEC5", "#B0BEC5", "#B0BEC5", "#B0BEC5", "#B0BEC5", "#B0BEC5", "#B0BEC5", "#B0BEC5", "#B0BEC5", "#B0BEC5", "#B0BEC5", "#B0BEC5", "#B0BEC5", "#B0BEC5", "#B0BEC5", "#B0BEC5", "#B0BEC5", "#B0BEC5", "#B0BEC5", "#B0BEC5", "#B0BEC5", "#B0BEC5", "#B0BEC5", "#B0BEC5", "#B0BEC5", "#B0BEC5", "#B0BEC5", "#B0BEC5", "#B0BEC5", "red", "#B0BEC5", "#B0BEC5", "#B0BEC5", "#B0BEC5", "#B0BEC5"]]}], "label": "Topic 44", "method": "update"}, {"args": [{"marker.color": [["#B0BEC5", "#B0BEC5", "#B0BEC5", "#B0BEC5", "#B0BEC5", "#B0BEC5", "#B0BEC5", "#B0BEC5", "#B0BEC5", "#B0BEC5", "#B0BEC5", "#B0BEC5", "#B0BEC5", "#B0BEC5", "#B0BEC5", "#B0BEC5", "#B0BEC5", "#B0BEC5", "#B0BEC5", "#B0BEC5", "#B0BEC5", "#B0BEC5", "#B0BEC5", "#B0BEC5", "#B0BEC5", "#B0BEC5", "#B0BEC5", "#B0BEC5", "#B0BEC5", "#B0BEC5", "#B0BEC5", "#B0BEC5", "#B0BEC5", "#B0BEC5", "#B0BEC5", "#B0BEC5", "#B0BEC5", "#B0BEC5", "#B0BEC5", "#B0BEC5", "#B0BEC5", "#B0BEC5", "#B0BEC5", "#B0BEC5", "#B0BEC5", "red", "#B0BEC5", "#B0BEC5", "#B0BEC5", "#B0BEC5"]]}], "label": "Topic 45", "method": "update"}, {"args": [{"marker.color": [["#B0BEC5", "#B0BEC5", "#B0BEC5", "#B0BEC5", "#B0BEC5", "#B0BEC5", "#B0BEC5", "#B0BEC5", "#B0BEC5", "#B0BEC5", "#B0BEC5", "#B0BEC5", "#B0BEC5", "#B0BEC5", "#B0BEC5", "#B0BEC5", "#B0BEC5", "#B0BEC5", "#B0BEC5", "#B0BEC5", "#B0BEC5", "#B0BEC5", "#B0BEC5", "#B0BEC5", "#B0BEC5", "#B0BEC5", "#B0BEC5", "#B0BEC5", "#B0BEC5", "#B0BEC5", "#B0BEC5", "#B0BEC5", "#B0BEC5", "#B0BEC5", "#B0BEC5", "#B0BEC5", "#B0BEC5", "#B0BEC5", "#B0BEC5", "#B0BEC5", "#B0BEC5", "#B0BEC5", "#B0BEC5", "#B0BEC5", "#B0BEC5", "#B0BEC5", "red", "#B0BEC5", "#B0BEC5", "#B0BEC5"]]}], "label": "Topic 46", "method": "update"}, {"args": [{"marker.color": [["#B0BEC5", "#B0BEC5", "#B0BEC5", "#B0BEC5", "#B0BEC5", "#B0BEC5", "#B0BEC5", "#B0BEC5", "#B0BEC5", "#B0BEC5", "#B0BEC5", "#B0BEC5", "#B0BEC5", "#B0BEC5", "#B0BEC5", "#B0BEC5", "#B0BEC5", "#B0BEC5", "#B0BEC5", "#B0BEC5", "#B0BEC5", "#B0BEC5", "#B0BEC5", "#B0BEC5", "#B0BEC5", "#B0BEC5", "#B0BEC5", "#B0BEC5", "#B0BEC5", "#B0BEC5", "#B0BEC5", "#B0BEC5", "#B0BEC5", "#B0BEC5", "#B0BEC5", "#B0BEC5", "#B0BEC5", "#B0BEC5", "#B0BEC5", "#B0BEC5", "#B0BEC5", "#B0BEC5", "#B0BEC5", "#B0BEC5", "#B0BEC5", "#B0BEC5", "#B0BEC5", "red", "#B0BEC5", "#B0BEC5"]]}], "label": "Topic 47", "method": "update"}, {"args": [{"marker.color": [["#B0BEC5", "#B0BEC5", "#B0BEC5", "#B0BEC5", "#B0BEC5", "#B0BEC5", "#B0BEC5", "#B0BEC5", "#B0BEC5", "#B0BEC5", "#B0BEC5", "#B0BEC5", "#B0BEC5", "#B0BEC5", "#B0BEC5", "#B0BEC5", "#B0BEC5", "#B0BEC5", "#B0BEC5", "#B0BEC5", "#B0BEC5", "#B0BEC5", "#B0BEC5", "#B0BEC5", "#B0BEC5", "#B0BEC5", "#B0BEC5", "#B0BEC5", "#B0BEC5", "#B0BEC5", "#B0BEC5", "#B0BEC5", "#B0BEC5", "#B0BEC5", "#B0BEC5", "#B0BEC5", "#B0BEC5", "#B0BEC5", "#B0BEC5", "#B0BEC5", "#B0BEC5", "#B0BEC5", "#B0BEC5", "#B0BEC5", "#B0BEC5", "#B0BEC5", "#B0BEC5", "#B0BEC5", "red", "#B0BEC5"]]}], "label": "Topic 48", "method": "update"}, {"args": [{"marker.color": [["#B0BEC5", "#B0BEC5", "#B0BEC5", "#B0BEC5", "#B0BEC5", "#B0BEC5", "#B0BEC5", "#B0BEC5", "#B0BEC5", "#B0BEC5", "#B0BEC5", "#B0BEC5", "#B0BEC5", "#B0BEC5", "#B0BEC5", "#B0BEC5", "#B0BEC5", "#B0BEC5", "#B0BEC5", "#B0BEC5", "#B0BEC5", "#B0BEC5", "#B0BEC5", "#B0BEC5", "#B0BEC5", "#B0BEC5", "#B0BEC5", "#B0BEC5", "#B0BEC5", "#B0BEC5", "#B0BEC5", "#B0BEC5", "#B0BEC5", "#B0BEC5", "#B0BEC5", "#B0BEC5", "#B0BEC5", "#B0BEC5", "#B0BEC5", "#B0BEC5", "#B0BEC5", "#B0BEC5", "#B0BEC5", "#B0BEC5", "#B0BEC5", "#B0BEC5", "#B0BEC5", "#B0BEC5", "#B0BEC5", "red"]]}], "label": "Topic 49", "method": "update"}]}], "title": {"font": {"color": "Black", "size": 22}, "text": "<b>Intertopic Distance Map</b>", "x": 0.5, "xanchor": "center", "y": 0.95, "yanchor": "top"}, "width": 650, "xaxis": {"anchor": "y", "domain": [0, 1], "range": [-13.81, 25.03], "title": {"text": ""}, "visible": false}, "yaxis": {"anchor": "x", "domain": [0, 1], "range": [-14.32, 21.24], "title": {"text": ""}, "visible": false}}}
